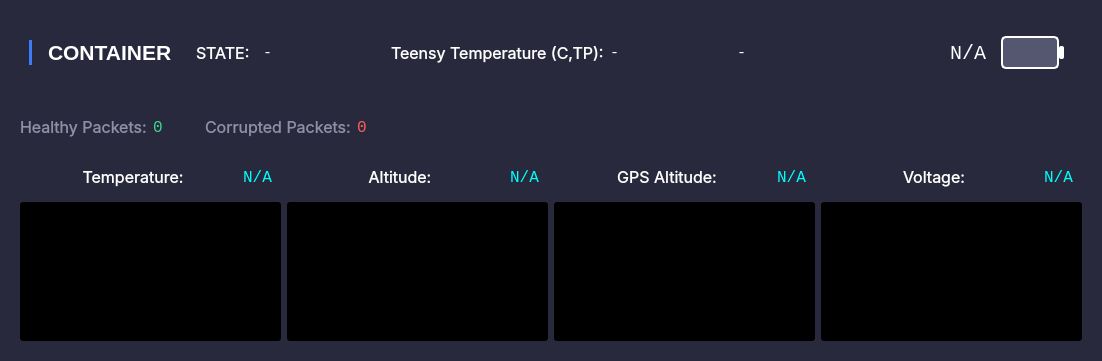
     <widget class="QWidget" name="container_box" native="true">
      <property name="sizePolicy">
       <sizepolicy hsizetype="Preferred" vsizetype="Expanding">
        <horstretch>0</horstretch>
        <verstretch>0</verstretch>
       </sizepolicy>
      </property>
      <property name="minimumSize">
       <size>
        <width>1097</width>
        <height>361</height>
       </size>
      </property>
      <property name="maximumSize">
       <size>
        <width>16777215</width>
        <height>16777215</height>
       </size>
      </property>
      <property name="styleSheet">
       <string notr="true">color: white;
background-color: rgb(40, 41, 61);
border-radius: 20px;</string>
      </property>
      <layout class="QVBoxLayout" name="verticalLayout_6">
       <property name="topMargin">
        <number>9</number>
       </property>
       <item>
        <widget class="QGroupBox" name="header_box_2">
         <layout class="QHBoxLayout" name="header_box">
          <item>
           <widget class="QGroupBox" name="title_box">
            <layout class="QHBoxLayout" name="horizontalLayout_4">
             <item>
              <widget class="Line" name="line_2">
               <property name="maximumSize">
                <size>
                 <width>16777215</width>
                 <height>25</height>
                </size>
               </property>
               <property name="styleSheet">
                <string notr="true">background-color: rgb(62, 123, 250);
border-radius: 100px;</string>
               </property>
               <property name="orientation">
                <enum>Qt::Vertical</enum>
               </property>
              </widget>
             </item>
             <item>
              <spacer name="horizontalSpacer">
               <property name="orientation">
                <enum>Qt::Horizontal</enum>
               </property>
               <property name="sizeType">
                <enum>QSizePolicy::Fixed</enum>
               </property>
               <property name="sizeHint" stdset="0">
                <size>
                 <width>10</width>
                 <height>20</height>
                </size>
               </property>
              </spacer>
             </item>
             <item>
              <widget class="QLabel" name="title">
               <property name="maximumSize">
                <size>
                 <width>16777215</width>
                 <height>25</height>
                </size>
               </property>
               <property name="font">
                <font>
                 <pointsize>16</pointsize>
                 <weight>75</weight>
                 <bold>true</bold>
                </font>
               </property>
               <property name="styleSheet">
                <string notr="true"/>
               </property>
               <property name="text">
                <string>CONTAINER</string>
               </property>
              </widget>
             </item>
            </layout>
           </widget>
          </item>
          <item>
           <widget class="QGroupBox" name="battery_box">
            <property name="flat">
             <bool>false</bool>
            </property>
            <layout class="QHBoxLayout" name="horizontalLayout_6">
             <item>
              <widget class="QLabel" name="label_14">
               <property name="maximumSize">
                <size>
                 <width>61</width>
                 <height>16777215</height>
                </size>
               </property>
               <property name="font">
                <font>
                 <family>Inter</family>
                 <pointsize>12</pointsize>
                </font>
               </property>
               <property name="text">
                <string>STATE:</string>
               </property>
              </widget>
             </item>
             <item>
              <widget class="QLabel" name="c_state">
               <property name="font">
                <font>
                 <family>Consolas</family>
                 <pointsize>11</pointsize>
                </font>
               </property>
               <property name="text">
                <string>-</string>
               </property>
              </widget>
             </item>
             <item>
              <widget class="QLabel" name="label_16">
               <property name="maximumSize">
                <size>
                 <width>220</width>
                 <height>16777215</height>
                </size>
               </property>
               <property name="font">
                <font>
                 <family>Inter</family>
                 <pointsize>12</pointsize>
                </font>
               </property>
               <property name="text">
                <string>Teensy Temperature (C,TP):</string>
               </property>
              </widget>
             </item>
             <item>
              <widget class="QLabel" name="c_teensy_temp">
               <property name="font">
                <font>
                 <family>Consolas</family>
                 <pointsize>11</pointsize>
                </font>
               </property>
               <property name="text">
                <string>-</string>
               </property>
              </widget>
             </item>
             <item>
              <widget class="QLabel" name="p_teensy_temp">
               <property name="font">
                <font>
                 <family>Consolas</family>
                 <pointsize>11</pointsize>
                </font>
               </property>
               <property name="text">
                <string>-</string>
               </property>
              </widget>
             </item>
             <item>
              <widget class="QLabel" name="container_battery_percent">
               <property name="font">
                <font>
                 <family>Consolas</family>
                 <pointsize>15</pointsize>
                </font>
               </property>
               <property name="text">
                <string>N/A</string>
               </property>
               <property name="alignment">
                <set>Qt::AlignRight|Qt::AlignTrailing|Qt::AlignVCenter</set>
               </property>
              </widget>
             </item>
             <item>
              <widget class="QWidget" name="widget" native="true">
               <property name="minimumSize">
                <size>
                 <width>81</width>
                 <height>51</height>
                </size>
               </property>
               <property name="maximumSize">
                <size>
                 <width>81</width>
                 <height>51</height>
                </size>
               </property>
               <layout class="QHBoxLayout" name="horizontalLayout_7">
                <property name="spacing">
                 <number>0</number>
                </property>
                <item>
                 <widget class="QProgressBar" name="c_battery_visual">
                  <property name="sizePolicy">
                   <sizepolicy hsizetype="Expanding" vsizetype="Expanding">
                    <horstretch>0</horstretch>
                    <verstretch>0</verstretch>
                   </sizepolicy>
                  </property>
                  <property name="styleSheet">
                   <string notr="true">QProgressBar {
	border-radius: 5px;
	background-color: #555770;
	border: 2px solid white;
}

QProgressBar::chunk {
	border-radius: 5px;
	background-color: #39d98a;
	border: 2px solid #555770;
}</string>
                  </property>
                  <property name="maximum">
                   <number>100</number>
                  </property>
                  <property name="value">
                   <number>0</number>
                  </property>
                  <property name="textVisible">
                   <bool>false</bool>
                  </property>
                  <property name="invertedAppearance">
                   <bool>false</bool>
                  </property>
                 </widget>
                </item>
                <item>
                 <widget class="QWidget" name="widget" native="true">
                  <property name="sizePolicy">
                   <sizepolicy hsizetype="Preferred" vsizetype="Fixed">
                    <horstretch>0</horstretch>
                    <verstretch>0</verstretch>
                   </sizepolicy>
                  </property>
                  <property name="minimumSize">
                   <size>
                    <width>5</width>
                    <height>13</height>
                   </size>
                  </property>
                  <property name="maximumSize">
                   <size>
                    <width>5</width>
                    <height>13</height>
                   </size>
                  </property>
                  <property name="styleSheet">
                   <string notr="true">border-radius: 2px;
background-color: white;</string>
                  </property>
                 </widget>
                </item>
               </layout>
              </widget>
             </item>
            </layout>
           </widget>
          </item>
         </layout>
        </widget>
       </item>
       <item>
        <widget class="QGroupBox" name="pkg_count_box">
         <property name="minimumSize">
          <size>
           <width>214</width>
           <height>40</height>
          </size>
         </property>
         <property name="maximumSize">
          <size>
           <width>400</width>
           <height>31</height>
          </size>
         </property>
         <layout class="QHBoxLayout" name="horizontalLayout_5">
          <item>
           <widget class="QLabel" name="pkg_count_label_3">
            <property name="font">
             <font>
              <family>Inter</family>
              <pointsize>12</pointsize>
             </font>
            </property>
            <property name="styleSheet">
             <string notr="true">color: #8f90a6;</string>
            </property>
            <property name="text">
             <string>Healthy Packets:</string>
            </property>
           </widget>
          </item>
          <item>
           <widget class="QLabel" name="c_healthy_pkg_count">
            <property name="font">
             <font>
              <family>Consolas</family>
              <pointsize>12</pointsize>
             </font>
            </property>
            <property name="styleSheet">
             <string notr="true">color: #39d98a;</string>
            </property>
            <property name="text">
             <string>0</string>
            </property>
           </widget>
          </item>
          <item>
           <widget class="QLabel" name="pkg_count_label_2">
            <property name="font">
             <font>
              <family>Inter</family>
              <pointsize>12</pointsize>
             </font>
            </property>
            <property name="styleSheet">
             <string notr="true">color: #8f90a6;</string>
            </property>
            <property name="text">
             <string>Corrupted Packets:</string>
            </property>
           </widget>
          </item>
          <item>
           <widget class="QLabel" name="c_corrupted_pkg_count">
            <property name="font">
             <font>
              <family>Consolas</family>
              <pointsize>12</pointsize>
             </font>
            </property>
            <property name="styleSheet">
             <string notr="true">color: #ff5c5c;</string>
            </property>
            <property name="text">
             <string>0</string>
            </property>
           </widget>
          </item>
         </layout>
        </widget>
       </item>
       <item>
        <widget class="QGroupBox" name="chart_box">
         <property name="minimumSize">
          <size>
           <width>781</width>
           <height>201</height>
          </size>
         </property>
         <property name="maximumSize">
          <size>
           <width>16777215</width>
           <height>201</height>
          </size>
         </property>
         <property name="styleSheet">
          <string notr="true">border-radius: 3px;</string>
         </property>
         <layout class="QGridLayout" name="gridLayout_2">
          <item row="2" column="3">
           <widget class="PlotWidget" name="c_voltage_chart" native="true">
            <property name="sizePolicy">
             <sizepolicy hsizetype="Preferred" vsizetype="MinimumExpanding">
              <horstretch>0</horstretch>
              <verstretch>0</verstretch>
             </sizepolicy>
            </property>
            <property name="minimumSize">
             <size>
              <width>261</width>
              <height>0</height>
             </size>
            </property>
            <property name="maximumSize">
             <size>
              <width>343</width>
              <height>191</height>
             </size>
            </property>
            <property name="styleSheet">
             <string notr="true">background-color: black;</string>
            </property>
           </widget>
          </item>
          <item row="2" column="0">
           <widget class="PlotWidget" name="c_temp_chart" native="true">
            <property name="sizePolicy">
             <sizepolicy hsizetype="Preferred" vsizetype="MinimumExpanding">
              <horstretch>0</horstretch>
              <verstretch>0</verstretch>
             </sizepolicy>
            </property>
            <property name="minimumSize">
             <size>
              <width>261</width>
              <height>0</height>
             </size>
            </property>
            <property name="maximumSize">
             <size>
              <width>343</width>
              <height>191</height>
             </size>
            </property>
            <property name="styleSheet">
             <string notr="true">background-color: black;</string>
            </property>
           </widget>
          </item>
          <item row="2" column="2">
           <widget class="PlotWidget" name="c_gps_altitude_chart" native="true">
            <property name="sizePolicy">
             <sizepolicy hsizetype="Preferred" vsizetype="MinimumExpanding">
              <horstretch>0</horstretch>
              <verstretch>0</verstretch>
             </sizepolicy>
            </property>
            <property name="minimumSize">
             <size>
              <width>261</width>
              <height>0</height>
             </size>
            </property>
            <property name="maximumSize">
             <size>
              <width>343</width>
              <height>191</height>
             </size>
            </property>
            <property name="styleSheet">
             <string notr="true">background-color: black;</string>
            </property>
           </widget>
          </item>
          <item row="2" column="1">
           <widget class="PlotWidget" name="c_altitude_chart" native="true">
            <property name="sizePolicy">
             <sizepolicy hsizetype="Preferred" vsizetype="MinimumExpanding">
              <horstretch>0</horstretch>
              <verstretch>0</verstretch>
             </sizepolicy>
            </property>
            <property name="minimumSize">
             <size>
              <width>261</width>
              <height>0</height>
             </size>
            </property>
            <property name="maximumSize">
             <size>
              <width>343</width>
              <height>191</height>
             </size>
            </property>
            <property name="styleSheet">
             <string notr="true">background-color: black;</string>
            </property>
           </widget>
          </item>
          <item row="1" column="0">
           <widget class="QWidget" name="widget_8" native="true">
            <layout class="QHBoxLayout" name="horizontalLayout_3">
             <item>
              <widget class="QLabel" name="c_temp_label">
               <property name="sizePolicy">
                <sizepolicy hsizetype="MinimumExpanding" vsizetype="Minimum">
                 <horstretch>0</horstretch>
                 <verstretch>0</verstretch>
                </sizepolicy>
               </property>
               <property name="minimumSize">
                <size>
                 <width>0</width>
                 <height>0</height>
                </size>
               </property>
               <property name="font">
                <font>
                 <family>Inter</family>
                 <pointsize>12</pointsize>
                </font>
               </property>
               <property name="text">
                <string>Temperature:</string>
               </property>
               <property name="alignment">
                <set>Qt::AlignCenter</set>
               </property>
              </widget>
             </item>
             <item>
              <widget class="QLabel" name="c_temp_value">
               <property name="sizePolicy">
                <sizepolicy hsizetype="Minimum" vsizetype="Minimum">
                 <horstretch>0</horstretch>
                 <verstretch>0</verstretch>
                </sizepolicy>
               </property>
               <property name="minimumSize">
                <size>
                 <width>0</width>
                 <height>0</height>
                </size>
               </property>
               <property name="font">
                <font>
                 <family>Consolas</family>
                 <pointsize>12</pointsize>
                </font>
               </property>
               <property name="styleSheet">
                <string notr="true">color: cyan;</string>
               </property>
               <property name="text">
                <string>N/A</string>
               </property>
               <property name="alignment">
                <set>Qt::AlignCenter</set>
               </property>
              </widget>
             </item>
            </layout>
           </widget>
          </item>
          <item row="1" column="1">
           <widget class="QWidget" name="widget_9" native="true">
            <layout class="QHBoxLayout" name="horizontalLayout_8">
             <item>
              <widget class="QLabel" name="c_altitude_label">
               <property name="sizePolicy">
                <sizepolicy hsizetype="MinimumExpanding" vsizetype="Minimum">
                 <horstretch>0</horstretch>
                 <verstretch>0</verstretch>
                </sizepolicy>
               </property>
               <property name="minimumSize">
                <size>
                 <width>0</width>
                 <height>0</height>
                </size>
               </property>
               <property name="font">
                <font>
                 <family>Inter</family>
                 <pointsize>12</pointsize>
                </font>
               </property>
               <property name="text">
                <string>Altitude:</string>
               </property>
               <property name="alignment">
                <set>Qt::AlignCenter</set>
               </property>
              </widget>
             </item>
             <item>
              <widget class="QLabel" name="c_altitude_value">
               <property name="sizePolicy">
                <sizepolicy hsizetype="Minimum" vsizetype="Minimum">
                 <horstretch>0</horstretch>
                 <verstretch>0</verstretch>
                </sizepolicy>
               </property>
               <property name="minimumSize">
                <size>
                 <width>0</width>
                 <height>0</height>
                </size>
               </property>
               <property name="font">
                <font>
                 <family>Consolas</family>
                 <pointsize>12</pointsize>
                </font>
               </property>
               <property name="styleSheet">
                <string notr="true">color: cyan;</string>
               </property>
               <property name="text">
                <string>N/A</string>
               </property>
               <property name="alignment">
                <set>Qt::AlignCenter</set>
               </property>
              </widget>
             </item>
            </layout>
           </widget>
          </item>
          <item row="1" column="2">
           <widget class="QWidget" name="widget_10" native="true">
            <layout class="QHBoxLayout" name="horizontalLayout_12">
             <item>
              <widget class="QLabel" name="c_gps_altitude_label">
               <property name="sizePolicy">
                <sizepolicy hsizetype="MinimumExpanding" vsizetype="Minimum">
                 <horstretch>0</horstretch>
                 <verstretch>0</verstretch>
                </sizepolicy>
               </property>
               <property name="minimumSize">
                <size>
                 <width>0</width>
                 <height>0</height>
                </size>
               </property>
               <property name="font">
                <font>
                 <family>Inter</family>
                 <pointsize>12</pointsize>
                </font>
               </property>
               <property name="text">
                <string>GPS Altitude:</string>
               </property>
               <property name="alignment">
                <set>Qt::AlignCenter</set>
               </property>
              </widget>
             </item>
             <item>
              <widget class="QLabel" name="c_gps_altitude_value">
               <property name="sizePolicy">
                <sizepolicy hsizetype="Minimum" vsizetype="Minimum">
                 <horstretch>0</horstretch>
                 <verstretch>0</verstretch>
                </sizepolicy>
               </property>
               <property name="minimumSize">
                <size>
                 <width>0</width>
                 <height>0</height>
                </size>
               </property>
               <property name="font">
                <font>
                 <family>Consolas</family>
                 <pointsize>12</pointsize>
                </font>
               </property>
               <property name="styleSheet">
                <string notr="true">color: cyan;</string>
               </property>
               <property name="text">
                <string>N/A</string>
               </property>
               <property name="alignment">
                <set>Qt::AlignCenter</set>
               </property>
              </widget>
             </item>
            </layout>
           </widget>
          </item>
          <item row="1" column="3">
           <widget class="QWidget" name="widget_11" native="true">
            <layout class="QHBoxLayout" name="horizontalLayout_21">
             <item>
              <widget class="QLabel" name="c_voltage_label">
               <property name="sizePolicy">
                <sizepolicy hsizetype="MinimumExpanding" vsizetype="Minimum">
                 <horstretch>0</horstretch>
                 <verstretch>0</verstretch>
                </sizepolicy>
               </property>
               <property name="minimumSize">
                <size>
                 <width>0</width>
                 <height>0</height>
                </size>
               </property>
               <property name="font">
                <font>
                 <family>Inter</family>
                 <pointsize>12</pointsize>
                </font>
               </property>
               <property name="text">
                <string>Voltage:</string>
               </property>
               <property name="alignment">
                <set>Qt::AlignCenter</set>
               </property>
              </widget>
             </item>
             <item>
              <widget class="QLabel" name="c_voltage_value">
               <property name="sizePolicy">
                <sizepolicy hsizetype="Minimum" vsizetype="Minimum">
                 <horstretch>0</horstretch>
                 <verstretch>0</verstretch>
                </sizepolicy>
               </property>
               <property name="minimumSize">
                <size>
                 <width>0</width>
                 <height>0</height>
                </size>
               </property>
               <property name="font">
                <font>
                 <family>Consolas</family>
                 <pointsize>12</pointsize>
                </font>
               </property>
               <property name="styleSheet">
                <string notr="true">color: cyan;</string>
               </property>
               <property name="text">
                <string>N/A</string>
               </property>
               <property name="alignment">
                <set>Qt::AlignCenter</set>
               </property>
              </widget>
             </item>
            </layout>
           </widget>
          </item>
         </layout>
        </widget>
       </item>
      </layout>
     </widget>
